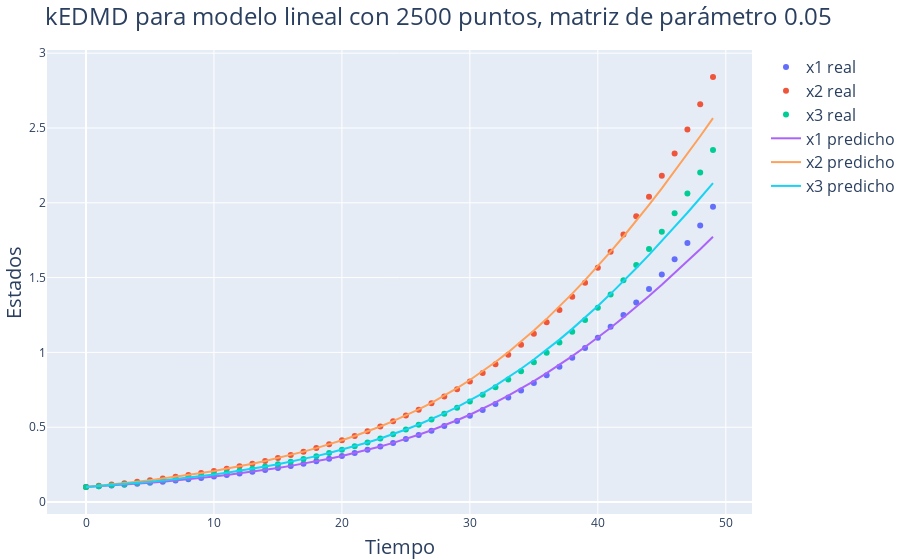

The notebook cell this image was saved under:
### Code cell
# Alpha
alpha = 0.05

# Predicción
x, x_koop, A, U = compute_linear_kedmd(alpha, N)

# Gráfico
fig = go.Figure()

fig.add_trace(go.Scatter(x=t, y=x[:,0], name='x1 real', mode='markers'))
fig.add_trace(go.Scatter(x=t, y=x[:,1], name='x2 real', mode='markers'))
fig.add_trace(go.Scatter(x=t, y=x[:,2], name='x3 real', mode='markers'))

fig.add_trace(go.Scatter(x=t, y=x_koop[:,0], name='x1 predicho'))
fig.add_trace(go.Scatter(x=t, y=x_koop[:,1], name='x2 predicho'))
fig.add_trace(go.Scatter(x=t, y=x_koop[:,2], name='x3 predicho'))

# Colocar titulo
fig.update_layout(
    title=f"kEDMD para modelo lineal con {N} puntos, matriz de parámetro {alpha}",
    xaxis_title="Tiempo",
    yaxis_title="Estados",
    margin=dict(l=0, r=0, t=50, b=0)
    )

fig.write_image(img_path+"Linear3.pdf")
fig.show()
